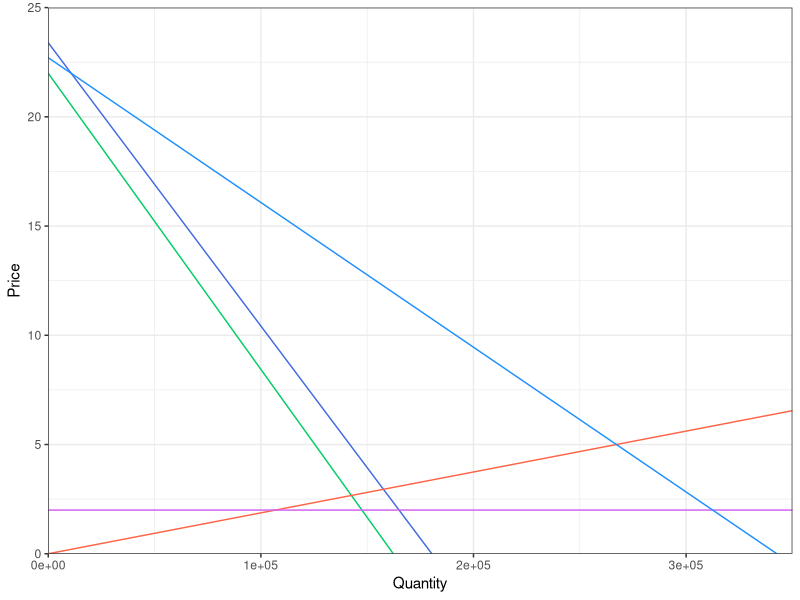

Recreate this plot in R.
## ---- chunk 1
knitr::opts_chunk$set(echo = TRUE)
## ---- chunk 2
#Load Packages 

library(tidyverse)

#Read in data
#Natalie tidied in Excel

gas <- read_csv("Gas_Data_1.csv")
names(gas) = c("price","low","high")

## ---- chunk 3
#y = mx + b -> P = mQ + b
#Demand curve for High:
High <- lm(price ~ high, data = gas)
summary(High)
bH <- High$coefficients[1] #intercept
mH <- High$coefficients[2] #slope

#Demand curve for Low: 
Low <- lm(price ~ low, data = gas)
summary(Low)
bL <- Low$coefficients[1] #intercept
mL <- Low$coefficients[2] #slope

#High demand in terms of quantity (Q)
Q_high1 <- 1/mH
Q_high2 <- bH/mH

#Low demand in terms of quantity (Q)
Q_low1 <- 1/mL
Q_low2 <- bL/mL

#Aggregate in terms of Q (because its in terms of Q we're adding horizontally)
Q_agg1 <- Q_high1 + Q_low1
Q_agg2 <- Q_high2 + Q_low2

#Aggregate in terms of price (P)
P_agg1 <- 1/Q_agg1
P_agg2 <- Q_agg2/Q_agg1

#Demand Curves
demand_h <- function(q) {mH*q + bH}
demand_l <- function(q) {mL*q + bL}
demand_agg<- function(q) {P_agg1*q + P_agg2} 

#Calculate supply curve
Q_equil <- 5*Q_agg1 - Q_agg2 #Get quantity at equilibrium, P = 5 (given)
supp_slope <- 5/Q_equil #Get slope of supply curve, no b since intercept is 0

#Supply curve 
supply <- function(q) {supp_slope*q}

#Marginal environmental cost curve
mec <- function(q) {q*0 + 2} #since it's a flat line

#vector to use in functions

q <- 0:350000

gas_curves <- data.frame(high = demand_h(q), 
                         low = demand_l(q), 
                         aggregate = demand_agg(q), 
                         sup = supply(q),
                         quantity = q,
                         MEC = mec(q))

###Need to graph next

gas_graph <- ggplot(data = gas_curves)+
  geom_line(aes(x = q, y = high), color = "royalblue")+
  geom_line(aes(x = q, y = low), color = "springgreen3")+
  geom_line(aes(x = q, y = sup), color = "tomato")+
  geom_line(aes(x = q, y = MEC), color = "mediumorchid2")+
  geom_line(aes(x = q, y = aggregate), color = "dodgerblue") +
  scale_y_continuous(limits= c(0,25), expand = c(0,0)) +
  scale_x_continuous(limits= c(0,350000), expand = c(0,0)) +
    scale_color_discrete(name = "Station, b-value",
                     breaks=c("royalblue", "springgreen3","tomato","mediumorchid2", "dodgerblue"),
                     labels = c("High Demand","Low Demand","Supply","Marginal Environmental Cost", "Aggregate")) +
  ylab("Price")+
  xlab("Quantity") +
  theme_bw()

gas_graph

#Finding the areas of triangles (CS and PS)

#Low Demand CS
Base_Low <- uniroot(function(q) demand_l(q) - 5, lower = 0, upper = 350000)$root 
Height_Low <- bL - 5
cs_low <- Base_Low*Height_Low*0.5
cs_low

#High Demand CS
Base_High <- uniroot(function(q) demand_h(q) - 5, lower = 0, upper = 350000)$root
Height_High <- bH - 5
cs_high <- Base_High*Height_High*0.5
cs_high


#Aggregate Demand CS
cs_agg <- cs_high + cs_low
cs_agg

#PS
ps <- Q_equil*5*0.5


#Environmental Cost 

enviro_cost <-Q_equil*2


## ---- chunk 4
cs_diff <- cs_high - cs_low
cs_diff #High demand consumers get $179,599.10 more in benefits than low demand consumers

## ---- chunk 5
#New Supply Curve w/ 0.5 tax
supply_tax <- function(q) supply(q)+0.5

#a). Quantity produced and sold w/ Tax
q_equil_tax <- uniroot(function(q) supply_tax(q) - demand_agg(q), lower = 0, upper = 350000)$root
q_equil_tax

#b). Price of gas w/Tax
price_tax <- supply_tax(q_equil_tax)
price_tax

#c). High demand CS
base_high_tax <- uniroot(function(q) demand_h(q) - price_tax, lower = 0, upper = 350000)$root
height_high_tax <- bH - price_tax
cs_high_tax <- base_high_tax * height_high_tax * 0.5
cs_high_tax

#d). Low demand CS
base_low_tax <- uniroot(function(q) demand_l(q) - price_tax, lower = 0, upper = 350000)$root
height_low_tax <- bL - price_tax
cs_low_tax <- base_low_tax * height_low_tax * 0.5
cs_low_tax

#e). PS

sup_tax <- uniroot(function(q) supply_tax(q) - price_tax, lower = 0, upper = 350000)$root
height_sup_tax <- supply(q_equil_tax)
ps_tax <- sup_tax* 5 * 0.5
ps_tax

#f). EC

env_tax <- (q_equil_tax*2)
env_tax

#g). Revenue

q_diff <- (Q_equil - q_equil_tax)
price_diff <- price_tax - 5
rev_rec <- price_diff*q_equil_tax  ##this is the revenue generated

######IGNORE THESE BUT THEY MAY COME IN HANDY LATER

#rev_tri <- q_diff*price_diff * 0.5
#total_tax_rev <- rev_tri+rev_rec
## ---- chunk 6
#For Gas Tax = $0.5 #############
#a). Overall CS for High demand consumers
Height_H <- bH - price_tax
Base_H <- uniroot(function(q) demand_h(q) - price_tax, lower = 0, upper = 350000)$root
Height_tax <- price_tax - 5
cs_total_high <- (0.5*Base_H)+(Height_H*Base_H*0.5)

#b). Overall CS for Low demand consumers
Height_L <- bL - price_tax
Base_L <- uniroot(function(q) demand_l(q) - price_tax, lower = 0, upper = 350000)$root
cs_total_low <- (0.5*Base_L)+(Height_L*Base_L*0.5)-(env_tax)

#c). PS - see 3e above


#For Gas Tax = $2.0###########
#New Supply Curve w/ 2 tax
supply_tax2 <- function(q) supply(q)+2

#Quantity produced and sold w/ Tax
q_equil_tax2 <- uniroot(function(q) supply_tax2(q) - demand_agg(q), lower = 0, upper = 350000)$root
q_equil_tax2

#Price of gas w/Tax
price_tax2 <- supply_tax2(q_equil_tax2)
price_tax2

#a). Overall CS for High demand consumers
Height_H2 <- bH - price_tax2
Base_H2 <- uniroot(function(q) demand_h(q) - price_tax2, lower = 0, upper = 350000)$root
Height_tax2 <- price_tax2 - 5
cs_total_high2 <- (2*Base_H2)+(Height_H2*Base_H2*0.5)

#b). Overall CS for Low demand consumers
Height_L2 <- bL - price_tax2
Base_L2 <- uniroot(function(q) demand_l(q) - price_tax2, lower = 0, upper = 350000)$root
cs_total_low2 <- (2*Base_L2)+(Height_L2*Base_L2*0.5) - (q_equil_tax2*2)

#c). PS
sup_tax2 <- uniroot(function(q) supply_tax2(q) - price_tax2, lower = 0, upper = 350000)$root
height_sup_tax2 <- supply(q_equil_tax2)
ps_tax2 <- sup_tax2* 5 * 0.5

#For Gas Tax = $5.0##########

#New Supply Curve w/ 5 tax
supply_tax5 <- function(q) supply(q)+5

#Quantity produced and sold w/ Tax
q_equil_tax5 <- uniroot(function(q) supply_tax5(q) - demand_agg(q), lower = 0, upper = 350000)$root
q_equil_tax5

#Price of gas w/Tax
price_tax5 <- supply_tax5(q_equil_tax5)
price_tax5

#a). Overall CS for High demand consumers
Height_H5 <- bH - price_tax5
Base_H5 <- uniroot(function(q) demand_h(q) - price_tax5, lower = 0, upper = 350000)$root
Height_tax5 <- price_tax5 - 5
cs_total_high5 <- (5*Base_H5)+(Height_H5*Base_H5*0.5)

#b). Overall CS for Low demand consumers
Height_L5 <- bL - price_tax5
Base_L5 <- uniroot(function(q) demand_l(q) - price_tax5, lower = 0, upper = 350000)$root
cs_total_low5 <- (5*Base_L5)+(Height_L5*Base_L5*0.5) - (q_equil_tax5*2)

#c). PS
sup_tax5 <- uniroot(function(q) supply_tax5(q) - price_tax5, lower = 0, upper = 350000)$root
height_sup_tax5 <- supply(q_equil_tax5)
ps_tax5 <- sup_tax5* 5 * 0.5



## ---- chunk 7
#All functions for curves divided by 2, then continue with the same 

#Demand Curves 
demand_h_EV <- function(q) {mH*q + (bH/2)}
demand_l_EV <- function(q) {mL*q + (bL/2)}
demand_agg_EV<- function(q) {P_agg1*q + (P_agg2/2)} 

#a). Quantity at equilibrium for High Demand 
q_equil_EV_H <- uniroot(function(q) supply(q) - demand_h_EV(q), lower = 0, upper = 350000)$root

#b.) Quantity at equilibrium for Low Demand
q_equil_EV_L <- uniroot(function(q) supply(q) - demand_l_EV(q), lower = 0, upper = 350000)$root

#c.) Gas price
q_equil_EV_agg <- uniroot(function(q) supply(q) - demand_agg_EV(q), lower = 0, upper = 350000)$root

price_EV <- supply(q_equil_EV_agg)

#d.)Total Environmental Damage
enviro_EV <- q_equil_EV_agg*2


## ---- chunk 8
#Environmental cost of $2.00 tax 
enviro_2 <- q_equil_tax2*2

